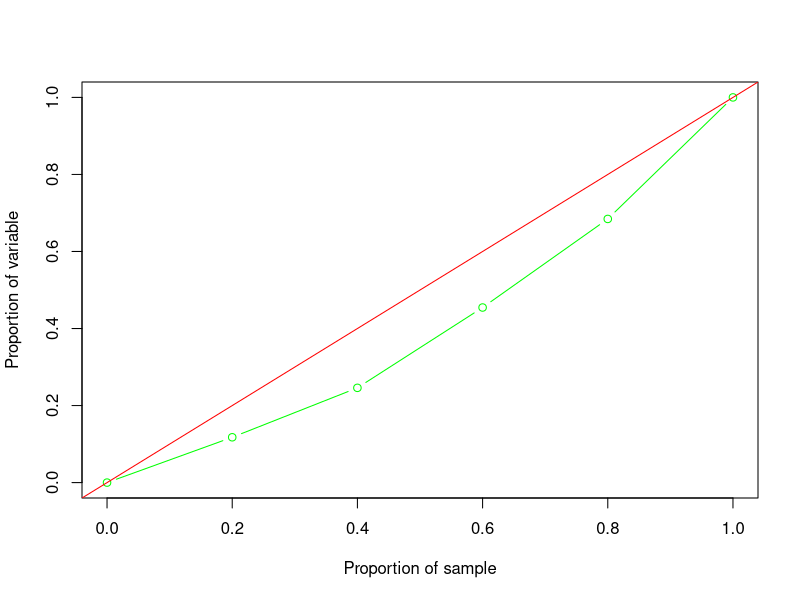

Write the R code that produced this figure.
# Gini coefficient of inequality: the StatsDirect help example (Pan American
# Health Organisation 2001, infant mortality in five countries) in R
imr <- c(59, 43, 39, 24, 22)              # infant deaths per 1000 live births
n <- length(imr)

# The Gini coefficient from the values in ascending order (the argument i lets
# boot() below pass in a re-sample)
gini <- function(x, i = seq_along(x)) {
  x <- sort(x[i])
  n <- length(x)
  sum((2 * seq_len(n) - n - 1) * x) / (n * sum(x))
}
G <- gini(imr)
six <- function(x) formatC(x, digits = 6, format = "f", drop0trailing = TRUE)
cat("Positive non-zero observations =", n, "\n")
cat("Variance coefficient =", six(sd(imr) / mean(imr)), "\n")
cat("Gini coefficient =", six(G), "\n")
cat("Unbiased estimator of population Gini coefficient =", six(G * n / (n - 1)), "\n")

# Bootstrap confidence intervals with the boot package, which comes with R: 2000
# re-samples as in the example (StatsDirect's default is 100,000). The limits
# depend on the random re-samples, so they differ a little from run to run and
# from StatsDirect's. R's bias is the mean re-sampled coefficient less G, the
# opposite way round to StatsDirect's. The BCa interval is given the jackknife
# influence values, so its acceleration is the one StatsDirect uses (Efron and
# Tibshirani 1993). With so few values R warns that the BCa limits are unstable.
library(boot)
set.seed(2001)
b <- boot(imr, gini, R = 2000)
cat("Re-samples =", b$R, "\n")
print(b)
ci <- boot.ci(b, type = c("perc", "bca"), L = empinf(b, type = "jack"))
print(ci)

# StatsDirect multiplies the limits, like the coefficient, by n / (n - 1) for the
# unbiased estimator
cat("Unbiased percentile 95% CI =", six(ci$percent[4] * n / (n - 1)), "to",
    six(ci$percent[5] * n / (n - 1)), "\n")
cat("Unbiased BCa 95% CI =", six(ci$bca[4] * n / (n - 1)), "to",
    six(ci$bca[5] * n / (n - 1)), "\n")

# Brown's (1994) index from the two components, live births and infant deaths,
# with the countries in ascending order of the rate
births <- c(250, 621, 308, 889, 568)
deaths <- c(14750, 26703, 12012, 21336, 12496)
o <- order(imr)
X <- c(0, cumsum(births[o]) / sum(births))
Y <- c(0, cumsum(deaths[o]) / sum(deaths))
gb <- 1 - sum((Y[-1] + Y[-(n + 1)]) * (X[-1] - X[-(n + 1)]))
cat("Brown's G b =", formatC(gb, digits = 4, format = "f"), "\n")

# The Lorenz plot at the end of the report: the cumulative share of the variable
# against the cumulative share of the sample (green), with the line of equality
# (red)
x <- sort(imr)
plot(c(0, seq_len(n) / n), c(0, cumsum(x) / sum(x)), type = "b", col = "green",
     xlim = c(0, 1), ylim = c(0, 1), xlab = "Proportion of sample",
     ylab = "Proportion of variable")
abline(0, 1, col = "red")
